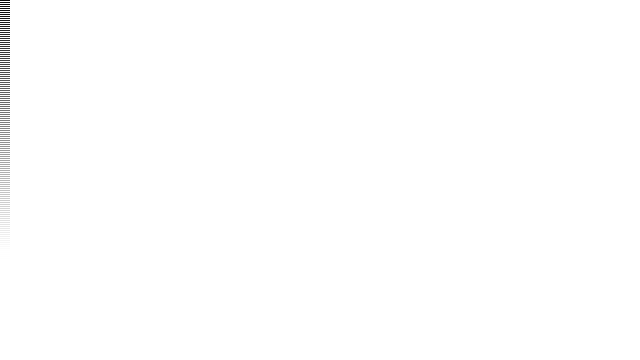
Frame 1 (no input)
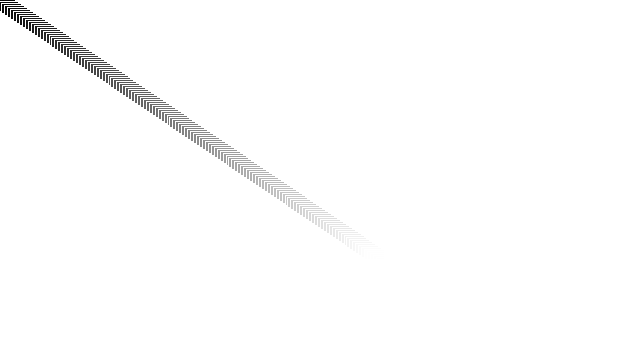
Frame 60 (the mouse pressed at the canvas centre just before this capture)
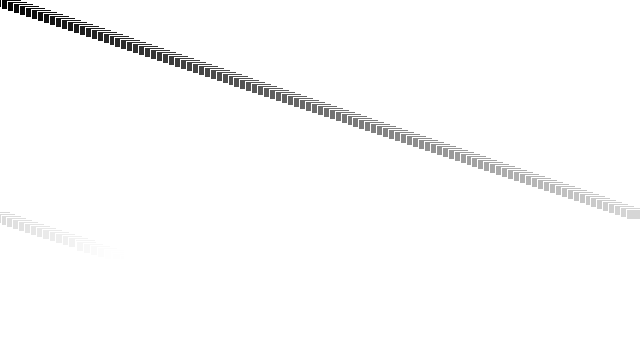
Frame 120 (the mouse held since frame 60 and released just before this capture)

The Processing sketch that drew these frames (run headless with seeded random() and noise(); from frame 60 on, the mouse is pressed at the canvas centre):

// Processing sketch: day_18
// ── day_18.pde
Car[] cars = new Car[180];

void setup(){
  size(640,360);
  for(int i = 0; i < cars.length; i++){
    cars[i] = new Car(color(i * 2),0,i*2,i/20.0); }
 
}
  
  void draw(){
    background(255);
    for(int i = 0; i < cars.length; i++){
       cars[i].display();
       cars[i].move();
  }
  }
// ── car.pde
class Car {
  color c;
  float xpos;
  float ypos;
  float xspeed;
  
  Car(color c_,float xpos_, float ypos_, float xspeed_){
    c = c_;
    xpos = xpos_;
    ypos = ypos_;
    xspeed = xspeed_;
  }
  
  void display(){
    rectMode(CENTER);
    stroke(255,255);
    fill(c);
    rect(xpos,ypos,20,10);
  }
  //void that makes our math comes to play
  void move(){
    xpos = xpos + xspeed;
    if(xpos > width){
      xpos = 0;
    }
  }
}
  
